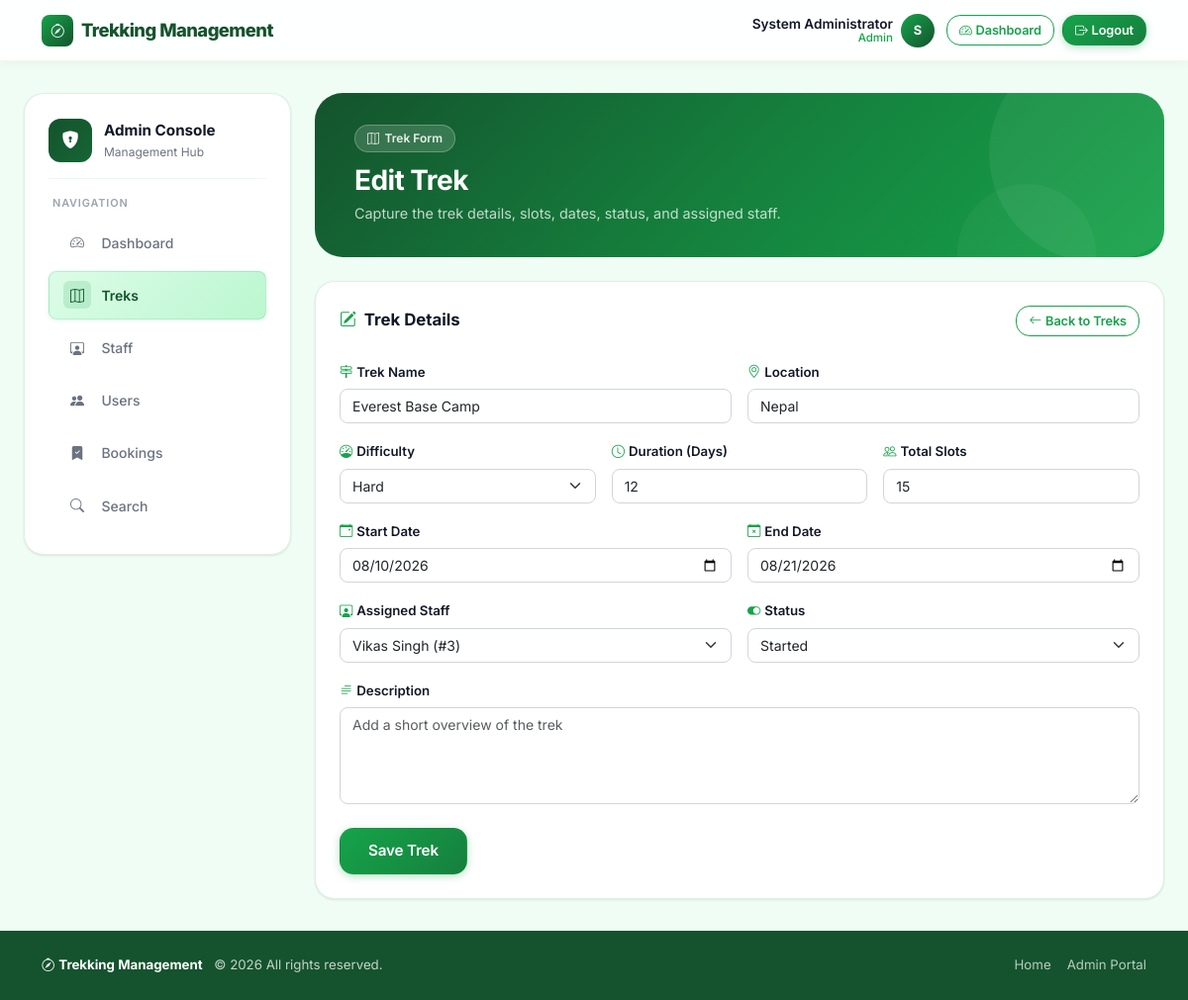
Before: /admin/treks/2/edit (signed in) with the older database file.
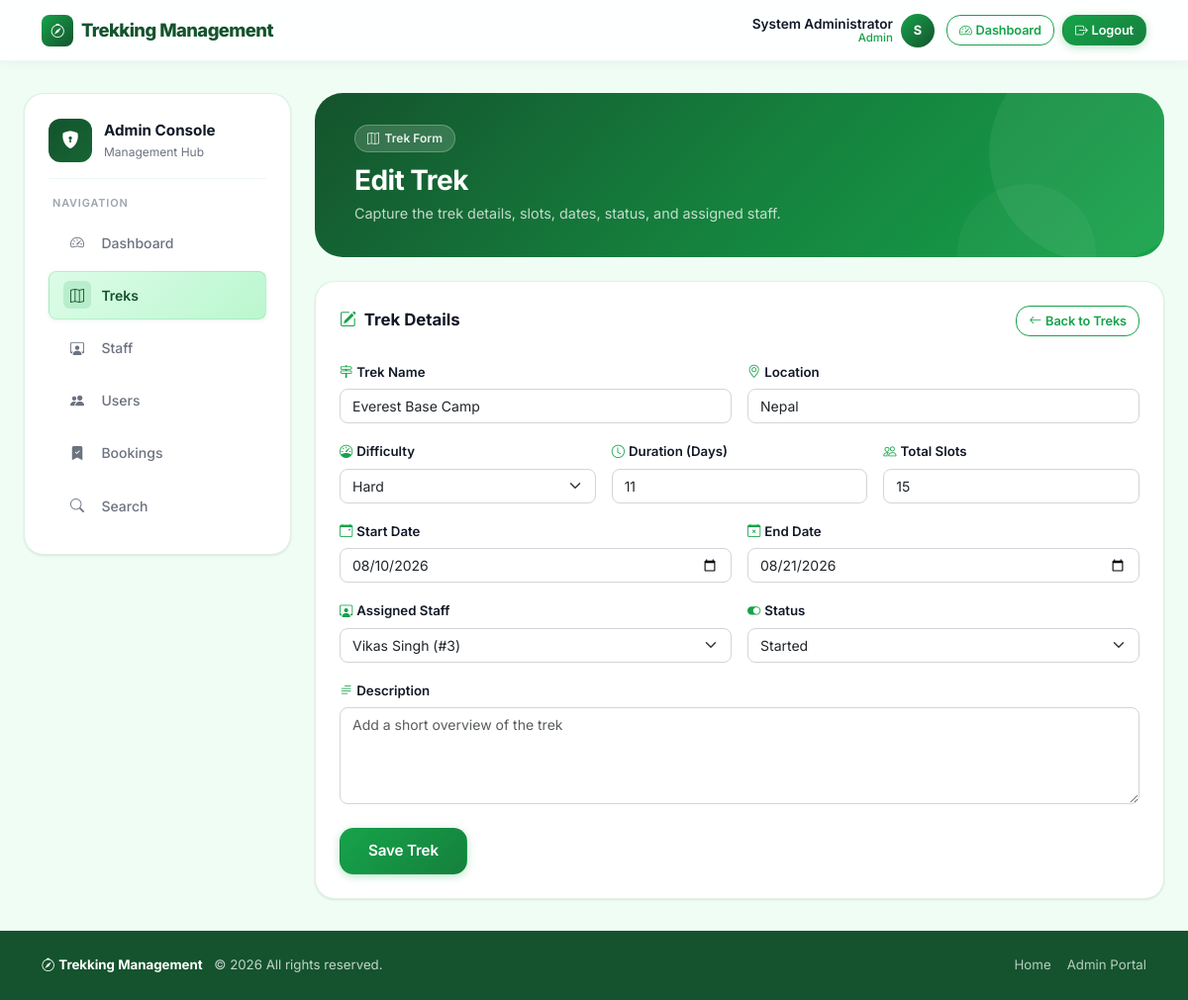
After: the same page with the newer database file.
### trekking_app/models.py (models this page shows, shortened)
class Trek(db.Model):
    __tablename__ = "treks"
    id = db.Column(db.Integer, primary_key=True)
    name = db.Column(db.String(150), nullable=False)
    location = db.Column(db.String(150), nullable=False)
    difficulty = db.Column(db.String(20), nullable=False)
    duration_days = db.Column(db.Integer, nullable=False)
    total_slots = db.Column(db.Integer, nullable=False)
    status = db.Column(db.String(20), nullable=False, default="closed")
    start_date = db.Column(db.Date, nullable=False)
    end_date = db.Column(db.Date, nullable=False)
    description = db.Column(db.Text, nullable=True)
    assigned_staff_id = db.Column(db.Integer, db.ForeignKey("users.id"), nullable=True)
    is_archived = db.Column(db.Boolean, nullable=False, default=False)
    created_at = db.Column(db.DateTime, nullable=False, default=datetime.utcnow)
    updated_at = db.Column(
        db.DateTime,
        nullable=False,
        default=datetime.utcnow,
        onupdate=datetime.utcnow,
    )
    assigned_staff = db.relationship(
        "User",
        back_populates="assigned_treks",
        foreign_keys=[assigned_staff_id],
        lazy="joined",
    )
    bookings = db.relationship("Booking", back_populates="trek", lazy="selectin")

### trekking_app/admin/routes.py (the view, shortened to what this page needs)
@admin_bp.route("/treks/<int:trek_id>/edit", methods=["GET", "POST"])
@role_required("admin")
def edit_trek(trek_id):
    trek = db.get_or_404(Trek, trek_id)
    form = TrekForm(obj=trek)
    form.assigned_staff_id.choices = build_staff_choices(trek.assigned_staff_id)
    if request.method == "GET":
        form.assigned_staff_id.data = trek.assigned_staff_id or 0
    return render_template(
        "admin/trek_form.html",
        current_section="treks",
        form=form,
        trek=trek,
        page_title="Edit Trek",
        submit_label="Save Changes",
    )

### trekking_app/admin/forms.py (shortened to what this page needs)
class TrekForm(FlaskForm):
    name = StringField("Trek Name", validators=[DataRequired(), Length(min=3, max=150)])
    location = StringField("Location", validators=[DataRequired(), Length(min=2, max=150)])
    difficulty = SelectField("Difficulty", choices=DIFFICULTY_CHOICES, validators=[DataRequired()])
    duration_days = IntegerField(
        "Duration (Days)",
        validators=[DataRequired(), NumberRange(min=1, max=60)],
    )
    total_slots = IntegerField(
        "Total Slots",
        validators=[DataRequired(), NumberRange(min=1, max=500)],
    )
    start_date = DateField("Start Date", validators=[DataRequired()], format="%Y-%m-%d")
    end_date = DateField("End Date", validators=[DataRequired()], format="%Y-%m-%d")
    assigned_staff_id = SelectField(
        "Assigned Staff",
        coerce=int,
        validators=[],
        choices=[(0, "Unassigned")],
    )
    status = SelectField("Status", choices=TREK_STATUS_CHOICES, validators=[DataRequired()])
    description = TextAreaField("Description", validators=[Length(max=1000)])
    submit = SubmitField("Save Trek")

### trekking_app/auth/forms.py
class LogoutForm(FlaskForm):
    submit = SubmitField("Logout")

### trekking_app/templates/admin/trek_form.html (shortened to what the changed rows need)
{% extends "admin/layout.html" %}
{% block admin_content %}
<div class="page-header mb-4">
  <div style="position:relative;z-index:1;">
    <h2 class="h3 fw-bold mb-1">{{ page_title }}</h2>
  </div>
</div>
<div class="dashboard-card p-4">
  <form method="post" novalidate>
    <div class="row g-3">
      <div class="col-md-6">
        <label class="form-label" for="{{ form.name.id }}">
          <i class="bi bi-signpost-2 me-1" style="color:var(--clr-primary);"></i>{{ form.name.label.text }}
        </label>
        {{ form.name(class="form-control" + (" is-invalid" if form.name.errors else ""), placeholder="Enter trek name") }}
      </div>
      <div class="col-md-6">
        <label class="form-label" for="{{ form.location.id }}">
          <i class="bi bi-geo-alt me-1" style="color:var(--clr-primary);"></i>{{ form.location.label.text }}
        </label>
        {{ form.location(class="form-control" + (" is-invalid" if form.location.errors else ""), placeholder="Enter location") }}
      </div>
      <div class="col-md-4">
        <label class="form-label" for="{{ form.difficulty.id }}">
          <i class="bi bi-speedometer me-1" style="color:var(--clr-primary);"></i>{{ form.difficulty.label.text }}
        </label>
        {{ form.difficulty(class="form-select" + (" is-invalid" if form.difficulty.errors else "")) }}
      </div>
      <div class="col-md-4">
        <label class="form-label" for="{{ form.duration_days.id }}">
          <i class="bi bi-clock me-1" style="color:var(--clr-primary);"></i>{{ form.duration_days.label.text }}
        </label>
        {{ form.duration_days(class="form-control" + (" is-invalid" if form.duration_days.errors else ""), placeholder="Duration in days") }}
      </div>
      <div class="col-md-4">
        <label class="form-label" for="{{ form.total_slots.id }}">
          <i class="bi bi-people me-1" style="color:var(--clr-primary);"></i>{{ form.total_slots.label.text }}
        </label>
        {{ form.total_slots(class="form-control" + (" is-invalid" if form.total_slots.errors else ""), placeholder="Total available slots") }}
      </div>
      <div class="col-md-6">
        <label class="form-label" for="{{ form.start_date.id }}">
          <i class="bi bi-calendar-event me-1" style="color:var(--clr-primary);"></i>{{ form.start_date.label.text }}
        </label>
        {{ form.start_date(class="form-control" + (" is-invalid" if form.start_date.errors else "")) }}
      </div>
      <div class="col-md-6">
        <label class="form-label" for="{{ form.end_date.id }}">
          <i class="bi bi-calendar-x me-1" style="color:var(--clr-primary);"></i>{{ form.end_date.label.text }}
        </label>
        {{ form.end_date(class="form-control" + (" is-invalid" if form.end_date.errors else "")) }}
      </div>
      <div class="col-md-6">
        <label class="form-label" for="{{ form.assigned_staff_id.id }}">
          <i class="bi bi-person-workspace me-1" style="color:var(--clr-primary);"></i>{{ form.assigned_staff_id.label.text }}
        </label>
        {{ form.assigned_staff_id(class="form-select" + (" is-invalid" if form.assigned_staff_id.errors else "")) }}
      </div>
      <div class="col-md-6">
        <label class="form-label" for="{{ form.status.id }}">
          <i class="bi bi-toggle-on me-1" style="color:var(--clr-primary);"></i>{{ form.status.label.text }}
        </label>
        {{ form.status(class="form-select" + (" is-invalid" if form.status.errors else "")) }}
      </div>
      <div class="col-12">
        <label class="form-label" for="{{ form.description.id }}">
          <i class="bi bi-text-paragraph me-1" style="color:var(--clr-primary);"></i>{{ form.description.label.text }}
        </label>
        {{ form.description(class="form-control" + (" is-invalid" if form.description.errors else ""), rows="4", placeholder="Add a short overview of the trek") }}
      </div>
    </div>
  </form>
</div>
{% endblock %}

Changed rows visible on the page:
changed Trek "Everest Base Camp": duration_days "12" → "11"
